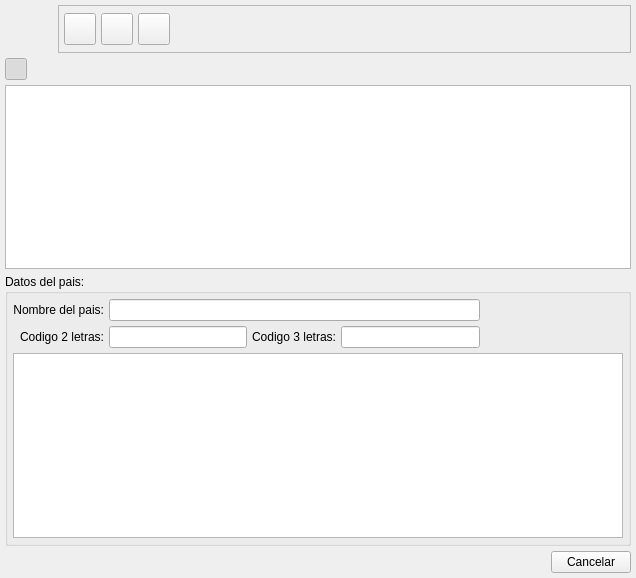
<ui version="4.0" >
 <class>paisbase</class>
 <widget class="QWidget" name="paisbase" >
  <property name="geometry" >
   <rect>
    <x>0</x>
    <y>0</y>
    <width>636</width>
    <height>578</height>
   </rect>
  </property>
  <property name="windowTitle" >
   <string>Paises</string>
  </property>
  <property name="windowIcon" >
   <iconset resource="../../bulmages.qrc" >:/BulmaCont32x32/images/png/i_centroCoste.xpm</iconset>
  </property>
  <layout class="QGridLayout" >
   <property name="margin" >
    <number>5</number>
   </property>
   <property name="spacing" >
    <number>5</number>
   </property>
   <item row="2" column="0" >
    <widget class="SubForm3" name="mui_list" >
     <property name="sizePolicy" >
      <sizepolicy>
       <hsizetype>7</hsizetype>
       <vsizetype>7</vsizetype>
       <horstretch>0</horstretch>
       <verstretch>0</verstretch>
      </sizepolicy>
     </property>
    </widget>
   </item>
   <item row="3" column="0" >
    <widget class="QGroupBox" name="mui_datospais" >
     <property name="title" >
      <string>Datos del pais:</string>
     </property>
     <layout class="QGridLayout" >
      <property name="margin" >
       <number>5</number>
      </property>
      <property name="spacing" >
       <number>5</number>
      </property>
      <item row="0" column="0" >
       <widget class="QLabel" name="textLabel1" >
        <property name="text" >
         <string>Nombre del pais:</string>
        </property>
        <property name="alignment" >
         <set>Qt::AlignRight|Qt::AlignTrailing|Qt::AlignVCenter</set>
        </property>
       </widget>
      </item>
      <item row="1" column="2" >
       <widget class="QLabel" name="textLabel1_3" >
        <property name="text" >
         <string>Codigo 3 letras:</string>
        </property>
        <property name="alignment" >
         <set>Qt::AlignRight|Qt::AlignTrailing|Qt::AlignVCenter</set>
        </property>
       </widget>
      </item>
      <item row="1" column="4" >
       <spacer>
        <property name="orientation" >
         <enum>Qt::Horizontal</enum>
        </property>
        <property name="sizeHint" >
         <size>
          <width>71</width>
          <height>20</height>
         </size>
        </property>
       </spacer>
      </item>
      <item row="1" column="3" >
       <widget class="QLineEdit" name="mui_cod3pais" >
        <property name="maxLength" >
         <number>3</number>
        </property>
       </widget>
      </item>
      <item row="1" column="1" >
       <widget class="QLineEdit" name="mui_cod2pais" >
        <property name="maxLength" >
         <number>2</number>
        </property>
       </widget>
      </item>
      <item row="0" column="1" colspan="3" >
       <widget class="QLineEdit" name="mui_descpais" >
        <property name="maxLength" >
         <number>50</number>
        </property>
       </widget>
      </item>
      <item row="2" column="0" colspan="5" >
       <widget class="SubForm3" name="mui_listprovincias" >
        <property name="sizePolicy" >
         <sizepolicy>
          <hsizetype>7</hsizetype>
          <vsizetype>7</vsizetype>
          <horstretch>0</horstretch>
          <verstretch>0</verstretch>
         </sizepolicy>
        </property>
       </widget>
      </item>
      <item row="1" column="0" >
       <widget class="QLabel" name="textLabel1_2" >
        <property name="text" >
         <string>Codigo 2 letras:</string>
        </property>
        <property name="alignment" >
         <set>Qt::AlignRight|Qt::AlignTrailing|Qt::AlignVCenter</set>
        </property>
       </widget>
      </item>
      <item row="0" column="4" >
       <spacer>
        <property name="orientation" >
         <enum>Qt::Horizontal</enum>
        </property>
        <property name="sizeHint" >
         <size>
          <width>71</width>
          <height>20</height>
         </size>
        </property>
       </spacer>
      </item>
     </layout>
    </widget>
   </item>
   <item row="1" column="0" >
    <layout class="QHBoxLayout" >
     <property name="margin" >
      <number>0</number>
     </property>
     <property name="spacing" >
      <number>5</number>
     </property>
     <item>
      <widget class="QToolButton" name="mui_detalles" >
       <property name="minimumSize" >
        <size>
         <width>22</width>
         <height>22</height>
        </size>
       </property>
       <property name="maximumSize" >
        <size>
         <width>22</width>
         <height>22</height>
        </size>
       </property>
       <property name="toolTip" >
        <string>Mostrar/ocultar detalle</string>
       </property>
       <property name="whatsThis" >
        <string>Mostrar/ocultar detalle</string>
       </property>
       <property name="text" >
        <string/>
       </property>
       <property name="icon" >
        <iconset resource="../../bulmages.qrc" >:/Genericos32x32/images/png/i_edit.png</iconset>
       </property>
       <property name="iconSize" >
        <size>
         <width>22</width>
         <height>22</height>
        </size>
       </property>
       <property name="checkable" >
        <bool>true</bool>
       </property>
       <property name="checked" >
        <bool>true</bool>
       </property>
      </widget>
     </item>
     <item>
      <spacer>
       <property name="orientation" >
        <enum>Qt::Horizontal</enum>
       </property>
       <property name="sizeHint" >
        <size>
         <width>40</width>
         <height>20</height>
        </size>
       </property>
      </spacer>
     </item>
    </layout>
   </item>
   <item row="4" column="0" >
    <layout class="QHBoxLayout" >
     <property name="margin" >
      <number>0</number>
     </property>
     <property name="spacing" >
      <number>5</number>
     </property>
     <item>
      <spacer>
       <property name="orientation" >
        <enum>Qt::Horizontal</enum>
       </property>
       <property name="sizeType" >
        <enum>QSizePolicy::Expanding</enum>
       </property>
       <property name="sizeHint" >
        <size>
         <width>191</width>
         <height>21</height>
        </size>
       </property>
      </spacer>
     </item>
     <item>
      <widget class="QPushButton" name="pushButton" >
       <property name="text" >
        <string>Cancelar</string>
       </property>
      </widget>
     </item>
    </layout>
   </item>
   <item row="0" column="0" >
    <layout class="QHBoxLayout" >
     <property name="margin" >
      <number>0</number>
     </property>
     <property name="spacing" >
      <number>5</number>
     </property>
     <item>
      <widget class="QLabel" name="label" >
       <property name="minimumSize" >
        <size>
         <width>48</width>
         <height>48</height>
        </size>
       </property>
       <property name="maximumSize" >
        <size>
         <width>48</width>
         <height>48</height>
        </size>
       </property>
       <property name="pixmap" >
        <pixmap resource="../../bulmages.qrc" >:/Bulmafact48x48/images/png/48x48/i_bulmages_gestortareas.48x48.png</pixmap>
       </property>
       <property name="scaledContents" >
        <bool>true</bool>
       </property>
      </widget>
     </item>
     <item>
      <widget class="QFrame" name="frame" >
       <property name="frameShape" >
        <enum>QFrame::StyledPanel</enum>
       </property>
       <property name="frameShadow" >
        <enum>QFrame::Plain</enum>
       </property>
       <layout class="QGridLayout" >
        <property name="margin" >
         <number>5</number>
        </property>
        <property name="spacing" >
         <number>5</number>
        </property>
        <item row="0" column="0" >
         <widget class="QToolButton" name="mui_crear" >
          <property name="minimumSize" >
           <size>
            <width>32</width>
            <height>32</height>
           </size>
          </property>
          <property name="maximumSize" >
           <size>
            <width>32</width>
            <height>32</height>
           </size>
          </property>
          <property name="toolTip" >
           <string>Nuevo pais</string>
          </property>
          <property name="whatsThis" >
           <string>Nuevo pais</string>
          </property>
          <property name="text" >
           <string/>
          </property>
          <property name="icon" >
           <iconset resource="../../bulmages.qrc" >:/Genericos32x32/images/png/i_fileNew.xpm</iconset>
          </property>
          <property name="iconSize" >
           <size>
            <width>32</width>
            <height>32</height>
           </size>
          </property>
          <property name="shortcut" >
           <string>Ctrl+N</string>
          </property>
         </widget>
        </item>
        <item row="0" column="1" >
         <widget class="QToolButton" name="mui_borrar" >
          <property name="minimumSize" >
           <size>
            <width>32</width>
            <height>32</height>
           </size>
          </property>
          <property name="maximumSize" >
           <size>
            <width>32</width>
            <height>32</height>
           </size>
          </property>
          <property name="toolTip" >
           <string>Borrar pais</string>
          </property>
          <property name="whatsThis" >
           <string>Borrar pais</string>
          </property>
          <property name="text" >
           <string/>
          </property>
          <property name="icon" >
           <iconset resource="../../bulmages.qrc" >:/Genericos32x32/images/png/i_editDelete.png</iconset>
          </property>
          <property name="iconSize" >
           <size>
            <width>32</width>
            <height>32</height>
           </size>
          </property>
          <property name="shortcut" >
           <string>Ctrl+D</string>
          </property>
         </widget>
        </item>
        <item row="0" column="2" >
         <widget class="QToolButton" name="mui_guardar" >
          <property name="minimumSize" >
           <size>
            <width>32</width>
            <height>32</height>
           </size>
          </property>
          <property name="maximumSize" >
           <size>
            <width>32</width>
            <height>32</height>
           </size>
          </property>
          <property name="toolTip" >
           <string>Guardar pais</string>
          </property>
          <property name="whatsThis" >
           <string>Guardar pais</string>
          </property>
          <property name="text" >
           <string/>
          </property>
          <property name="icon" >
           <iconset resource="../../bulmages.qrc" >:/Images/edit-save.svg</iconset>
          </property>
          <property name="iconSize" >
           <size>
            <width>32</width>
            <height>32</height>
           </size>
          </property>
          <property name="shortcut" >
           <string>Ctrl+S</string>
          </property>
         </widget>
        </item>
        <item row="0" column="5" >
         <spacer>
          <property name="orientation" >
           <enum>Qt::Horizontal</enum>
          </property>
          <property name="sizeType" >
           <enum>QSizePolicy::Expanding</enum>
          </property>
          <property name="sizeHint" >
           <size>
            <width>171</width>
            <height>34</height>
           </size>
          </property>
         </spacer>
        </item>
       </layout>
      </widget>
     </item>
    </layout>
   </item>
  </layout>
 </widget>
 <layoutdefault spacing="6" margin="11" />
 <customwidgets>
  <customwidget>
   <class>SubForm3</class>
   <extends>QTableWidget</extends>
   <header>subform3.h</header>
  </customwidget>
 </customwidgets>
 <resources>
  <include location="../../bulmages.qrc" />
 </resources>
 <connections>
  <connection>
   <sender>pushButton</sender>
   <signal>clicked()</signal>
   <receiver>paisbase</receiver>
   <slot>close()</slot>
   <hints>
    <hint type="sourcelabel" >
     <x>564</x>
     <y>557</y>
    </hint>
    <hint type="destinationlabel" >
     <x>549</x>
     <y>539</y>
    </hint>
   </hints>
  </connection>
  <connection>
   <sender>mui_detalles</sender>
   <signal>toggled(bool)</signal>
   <receiver>mui_datospais</receiver>
   <slot>setShown(bool)</slot>
   <hints>
    <hint type="sourcelabel" >
     <x>31</x>
     <y>72</y>
    </hint>
    <hint type="destinationlabel" >
     <x>67</x>
     <y>99</y>
    </hint>
   </hints>
  </connection>
 </connections>
</ui>
